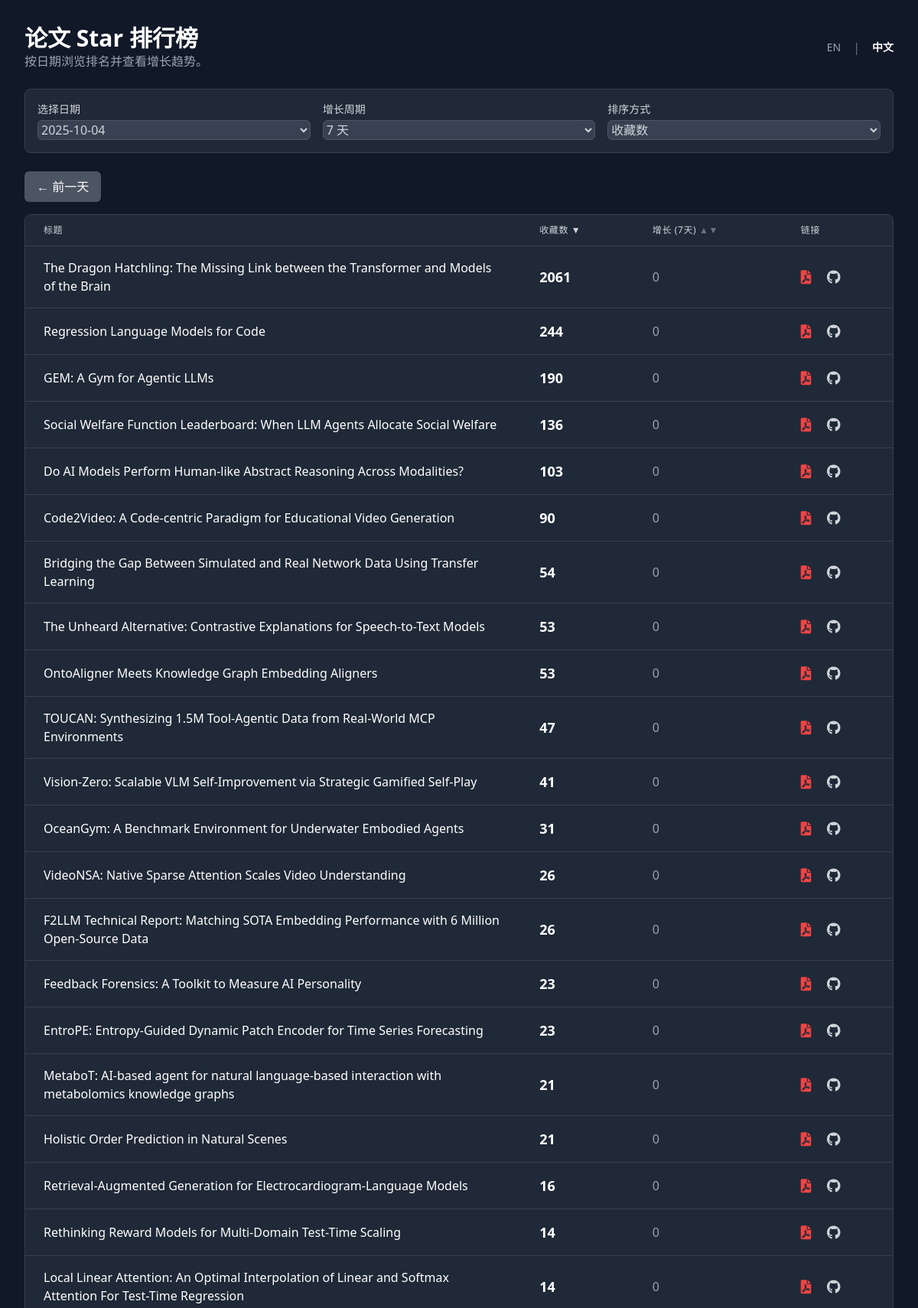
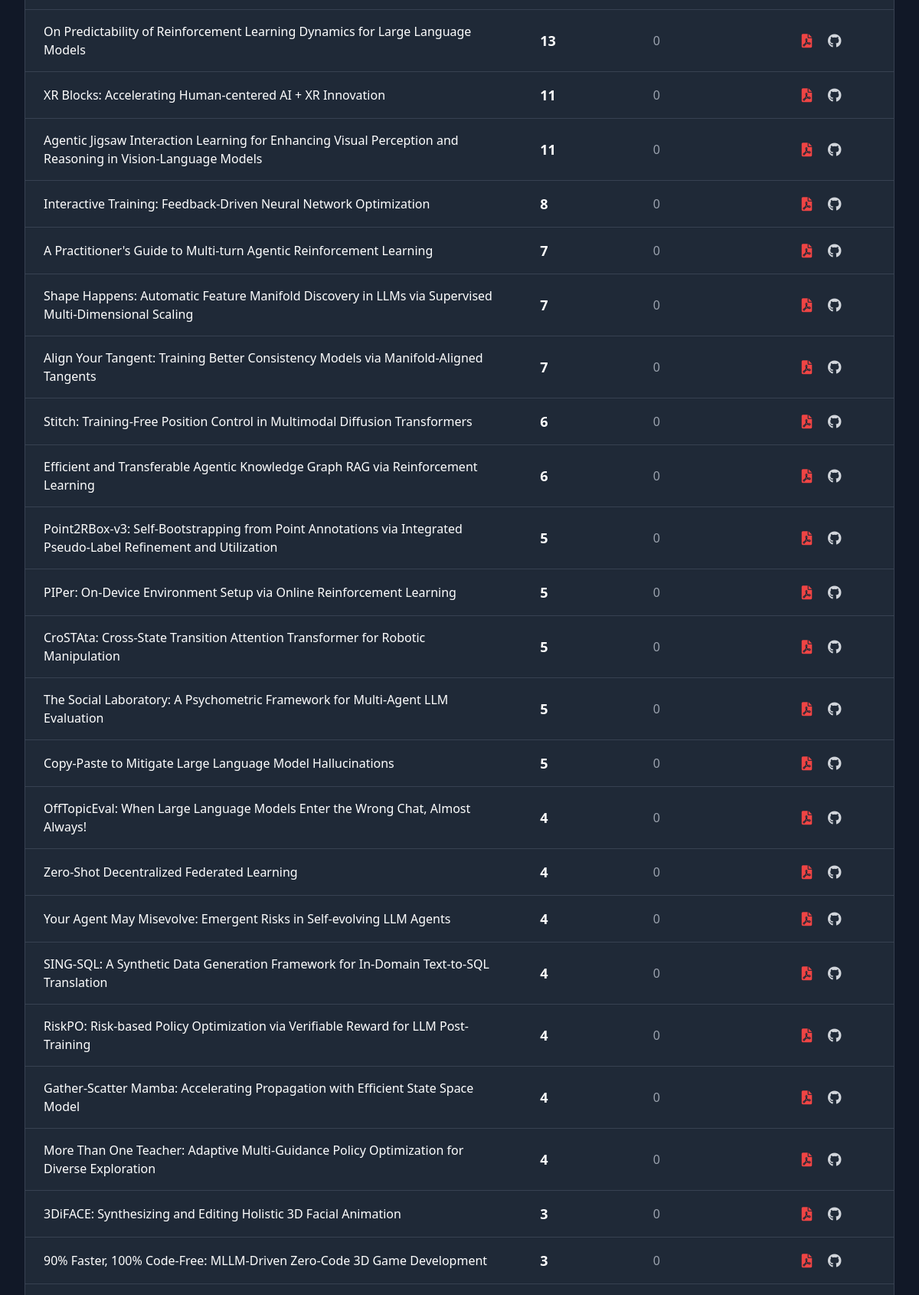
Page /?lang=zh (upper part) on the committed database (2 pictures, top to bottom).
### tables this page shows
CREATE TABLE star_counts (
                id INTEGER PRIMARY KEY AUTOINCREMENT,
                paper_id INTEGER,
                check_date TEXT,
                stars INTEGER,
                FOREIGN KEY (paper_id) REFERENCES papers (id),
                UNIQUE(paper_id, check_date)
            );

CREATE TABLE papers (
                id INTEGER PRIMARY KEY AUTOINCREMENT,
                arxiv_id TEXT UNIQUE NOT NULL,
                title TEXT,
                pdf_link TEXT,
                published_date TEXT,
                github_link TEXT
            );

### app.py (the view)
@app.route("/")
def index():
    db = get_db()
    lang = request.args.get('lang', 'en')
    if lang not in TRANSLATIONS:
        lang = 'en'
    T = TRANSLATIONS[lang]
    if db is None:
        return render_template("index.html", error=T['error_no_db'], T=T, lang=lang)
    cursor = db.cursor()
    cursor.execute("SELECT DISTINCT check_date FROM star_counts ORDER BY check_date DESC")
    available_dates = [row['check_date'] for row in cursor.fetchall()]
    if not available_dates:
        return render_template("index.html", data=[], available_dates=[], T=T, lang=lang, no_data=True)
    selected_date = request.args.get("date", available_dates[0])
    growth_days = int(request.args.get("growth_days", 7))
    sort_by = request.args.get("sort_by", "stars")
    order = request.args.get("order", "desc")
    page = int(request.args.get("page", 1))
    per_page = 50
    order_direction = "ASC" if order.lower() == "asc" else "DESC"
    sort_column = "growth" if sort_by == "growth" else "current_stars"
    query = f"""
        SELECT
            p.title AS "Title",
            p.pdf_link AS "Pdf_Link",
            p.github_link AS "Github_Link",
            p.arxiv_id AS "Arxiv_ID",
            s1.stars AS current_stars,
            (s1.stars - IFNULL(s2.stars, s1.stars)) AS growth
        FROM papers p
        JOIN star_counts s1 ON p.id = s1.paper_id
        LEFT JOIN star_counts s2 ON p.id = s2.paper_id AND s2.check_date = (
            SELECT MAX(check_date)
            FROM star_counts
            WHERE paper_id = p.id AND check_date < DATE(?, '-{growth_days} days')
        )
        WHERE s1.check_date = ?
        ORDER BY {sort_column} {order_direction}, current_stars DESC
    """
    cursor.execute(query, (selected_date, selected_date))
    all_data = cursor.fetchall()
    total_items = len(all_data)
    total_pages = (total_items + per_page - 1) // per_page
    if page > total_pages and total_pages > 0:
        return redirect(url_for_params('index', page=total_pages))
    start_index = (page - 1) * per_page
    end_index = start_index + per_page
    paginated_data = all_data[start_index:end_index]
    prev_date, next_date = None, None
    if selected_date in available_dates:
        current_index = available_dates.index(selected_date)
        if current_index < len(available_dates) - 1:
            prev_date = available_dates[current_index + 1] # Dates are DESC
        if current_index > 0:
            next_date = available_dates[current_index - 1]
    return render_template(
        "index.html",
        data=[dict(row) for row in paginated_data], # Convert rows to dicts
        page=page,
        total_pages=total_pages,
        total_items=total_items,
        start_index=start_index,
        end_index=min(end_index, total_items),
        sort_by=sort_by,
        order=order,
        date_cols=available_dates,
        selected_date=selected_date,
        growth_days=growth_days,
        growth_col_name="growth", # For consistency in template
        prev_date=prev_date,
        next_date=next_date,
        lang=lang,
        T=T
    )

### app.py (called while the page is built)
def get_db():
    if 'db' not in g:
        if not os.path.exists(DATABASE):
            return None # Return None if the database file does not exist
        g.db = sqlite3.connect(DATABASE)
        g.db.row_factory = sqlite3.Row
    return g.db

@app.context_processor
def utility_processor():
    def url_for_params(endpoint, **values):
        args = request.args.copy()
        for key, value in values.items():
            args[key] = value
        return url_for(endpoint, **args)
    return dict(url_for_params=url_for_params)

### templates/index.html (shortened to what this page needs)
<!DOCTYPE html>
<html lang="{{ lang }}">
<head>
    <script src="https://cdn.tailwindcss.com"></script>
    <link href="https://cdnjs.cloudflare.com/ajax/libs/font-awesome/6.0.0-beta3/css/all.min.css" rel="stylesheet">
</head>
<body class="font-sans">
    <div class="container mx-auto p-4 md:p-8 max-w-7xl">
        <header class="flex justify-between items-center mb-6">
            <div>
                <h1 class="text-3xl font-bold text-white">{{ T.main_header }}</h1>
                <p class="text-gray-400">{{ T.sub_header }}</p>
            </div>
            <div class="flex items-center space-x-4">
                <a href="{{ url_for_params('index', lang='en') }}" class="text-sm {{ 'font-bold text-white' if lang == 'en' else 'text-gray-400 hover:text-white' }}">EN</a>
                <span class="text-gray-500">|</span>
                <a href="{{ url_for_params('index', lang='zh') }}" class="text-sm {{ 'font-bold text-white' if lang == 'zh' else 'text-gray-400 hover:text-white' }}">中文</a>
            </div>
        </header>
        {% if error %}
            <div class="card p-4 rounded-lg mb-6 error-message text-center">
                {{ error }}
            </div>
        {% else %}
        <div class="card p-4 rounded-lg mb-6">
            <form method="GET" action="{{ url_for('index') }}" class="grid grid-cols-1 md:grid-cols-3 gap-4 items-end">
                <div>
                    <label for="date" class="block text-sm font-medium mb-1">{{ T.select_date }}</label>
                    <select id="date" name="date" class="form-select w-full rounded-md" onchange="this.form.submit()">
                        {% for d in date_cols %}
                        <option value="{{ d }}" {% if d == selected_date %}selected{% endif %}>{{ d }}</option>
                        {% endfor %}
                    </select>
                </div>
                <div>
                    <label for="growth_days" class="block text-sm font-medium mb-1">{{ T.growth_period }}</label>
                    <select id="growth_days" name="growth_days" class="form-select w-full rounded-md" onchange="this.form.submit()">
                        <option value="7" {% if growth_days == 7 %}selected{% endif %}>7 {{ T.days }}</option>
                    </select>
                </div>
                <div>
                    <label for="sort_by" class="block text-sm font-medium mb-1">{{ T.sort_by }}</label>
                    <select id="sort_by" name="sort_by" class="form-select w-full rounded-md" onchange="this.form.submit()">
                        <option value="stars" {% if sort_by == 'stars' %}selected{% endif %}>{{ T.stars }}</option>
                    </select>
                </div>
            </form>
        </div>
        <div class="flex justify-between items-center my-4">
            {% if prev_date %}
                <a href="{{ url_for_params('index', date=prev_date) }}" class="btn-secondary px-4 py-2 rounded-md">&larr; {{ T.prev_day }}</a>
            {% else %}
                <span></span>
            {% endif %}
        </div>
        <div class="card rounded-lg overflow-x-auto">
            <table class="min-w-full divide-y divide-gray-700">
                <thead class="bg-gray-800">
                    <tr>
                        <th scope="col" class="px-6 py-3 text-left text-xs font-medium uppercase tracking-wider">{{ T.title }}</th>
                        <th scope="col" class="px-6 py-3 text-left text-xs font-medium uppercase tracking-wider">
                            <a href="{{ url_for_params('index', sort_by='stars', order='desc' if order == 'asc' and sort_by == 'stars' else 'asc') }}" class="hover:text-white">
                                {{ T.stars }}
                                {% if sort_by != 'stars' %}
                                    <span class="text-gray-500">&#9650;&#9660;</span>
                                {% elif order == 'desc' %}
                                    <span>&#9660;</span>
                                {% else %}
                                    <span>&#9650;</span>
                                {% endif %}
                            </a>
                        </th>
                        <th scope="col" class="px-6 py-3 text-left text-xs font-medium uppercase tracking-wider">
                             <a href="{{ url_for_params('index', sort_by='growth', order='desc' if order == 'asc' and sort_by == 'growth' else 'asc') }}" class="hover:text-white">
                                {{ T.growth }} ({{ growth_days }}{{ T.day if growth_days == 1 else T.days }})
                                {% if sort_by != 'growth' %}
                                    <span class="text-gray-500">&#9650;&#9660;</span>
                                {% elif order == 'desc' %}
                                    <span>&#9660;</span>
                                {% else %}
                                    <span>&#9650;</span>
                                {% endif %}
                            </a>
                        </th>
                        <th scope="col" class="px-6 py-3 text-left text-xs font-medium uppercase tracking-wider">{{ T.links }}</th>
                    </tr>
                </thead>
                <tbody class="divide-y divide-gray-700">
                    {% if data %}
                        {% for row in data %}
                        <tr class="hover:bg-gray-700/50">
                            <td class="px-6 py-4 whitespace-normal max-w-md">
                                <div class="truncate-multiline font-medium text-white">{{ row.Title }}</div>
                            </td>
                            <td class="px-6 py-4 whitespace-nowrap text-lg font-semibold text-white">{{ row.current_stars | int }}</td>
                            <td class="px-6 py-4 whitespace-nowrap">
                                {% if row.growth is not none and row.growth is number %}
                                    <span class="{{ 'text-green-400' if row.growth > 0 else 'text-red-400' if row.growth < 0 else 'text-gray-400' }}">
                                        {{ '+%d' | format(row.growth | int) if row.growth > 0 else row.growth | int }}
                                    </span>
                                {% else %}
                                    <span class="text-gray-500">N/A</span>
                                {% endif %}
                            </td>
                            <td class="px-6 py-4 whitespace-nowrap text-lg space-x-4">
                                {% if row.Pdf_Link and row.Pdf_Link != 'not_found' %}
                                <a href="{{ row.Pdf_Link }}" target="_blank" title="ArXiv PDF" class="text-red-500 hover:text-red-400"><i class="fas fa-file-pdf"></i></a>
                                {% endif %}
                                {% if row.Github_Link and row.Github_Link != 'not_found' and 'https://' in row.Github_Link %}
                                <a href="{{ row.Github_Link }}" target="_blank" title="GitHub Repository" class="text-gray-300 hover:text-white"><i class="fab fa-github"></i></a>
                                {% endif %}
                            </td>
                        </tr>
                        {% endfor %}
                    {% else %}
                        <tr>
                            <td colspan="4" class="text-center py-10 text-gray-500">{{ T.no_data }}</td>
                        </tr>
                    {% endif %}
                </tbody>
            </table>
        </div>
        {% endif %}
    </div>
</body>
</html>

### templates/index.html (style rules this page uses)
.truncate-multiline { display: -webkit-box; -webkit-line-clamp: 2; -webkit-box-orient: vertical; overflow: hidden; text-overflow: ellipsis; }
body { background-color: #111827; color: #d1d5db; }
.card { background-color: #1f2937; border: 1px solid #374151; }
.form-select, .form-input { background-color: #374151; color: #d1d5db; border: 1px solid #4b5563; }
.btn-secondary { background-color: #4b5563; color: white; transition: background-color 0.3s; }

### rows in the picture
star_counts: Title "The Dragon Hatchling: The Missing Link between the Transformer and Models of the Brain", current_stars "2061", growth "0"
star_counts: Title "Regression Language Models for Code", current_stars "244", growth "0"
star_counts: Title "GEM: A Gym for Agentic LLMs", current_stars "190", growth "0"
star_counts: Title "Social Welfare Function Leaderboard: When LLM Agents Allocate Social Welfare", current_stars "136", growth "0"
star_counts: Title "Do AI Models Perform Human-like Abstract Reasoning Across Modalities?", current_stars "103", growth "0"
star_counts: Title "Code2Video: A Code-centric Paradigm for Educational Video Generation", current_stars "90", growth "0"
star_counts: Title "Bridging the Gap Between Simulated and Real Network Data Using Transfer Learning", current_stars "54", growth "0"
star_counts: Title "The Unheard Alternative: Contrastive Explanations for Speech-to-Text Models", current_stars "53", growth "0"
star_counts: Title "OntoAligner Meets Knowledge Graph Embedding Aligners", current_stars "53", growth "0"
star_counts: Title "TOUCAN: Synthesizing 1.5M Tool-Agentic Data from Real-World MCP Environments", current_stars "47", growth "0"
star_counts: Title "Vision-Zero: Scalable VLM Self-Improvement via Strategic Gamified Self-Play", current_stars "41", growth "0"
star_counts: Title "OceanGym: A Benchmark Environment for Underwater Embodied Agents", current_stars "31", growth "0"
star_counts: Title "VideoNSA: Native Sparse Attention Scales Video Understanding", current_stars "26", growth "0"
star_counts: Title "F2LLM Technical Report: Matching SOTA Embedding Performance with 6 Million Open-Source Data", current_stars "26", growth "0"
star_counts: Title "Feedback Forensics: A Toolkit to Measure AI Personality", current_stars "23", growth "0"
star_counts: Title "EntroPE: Entropy-Guided Dynamic Patch Encoder for Time Series Forecasting", current_stars "23", growth "0"
star_counts: Title "MetaboT: AI-based agent for natural language-based interaction with metabolomics knowledge graphs", current_stars "21", growth "0"
star_counts: Title "Holistic Order Prediction in Natural Scenes", current_stars "21", growth "0"
star_counts: Title "Retrieval-Augmented Generation for Electrocardiogram-Language Models", current_stars "16", growth "0"
star_counts: Title "Rethinking Reward Models for Multi-Domain Test-Time Scaling", current_stars "14", growth "0"
star_counts: Title "Local Linear Attention: An Optimal Interpolation of Linear and Softmax Attention For Test-Time Regression", current_stars "14", growth "0"
star_counts: Title "On Predictability of Reinforcement Learning Dynamics for Large Language Models", current_stars "13", growth "0"
star_counts: Title "XR Blocks: Accelerating Human-centered AI + XR Innovation", current_stars "11", growth "0"
star_counts: Title "Agentic Jigsaw Interaction Learning for Enhancing Visual Perception and Reasoning in Vision-Language Models", current_stars "11", growth "0"
star_counts: Title "Interactive Training: Feedback-Driven Neural Network Optimization", current_stars "8", growth "0"
star_counts: Title "A Practitioner's Guide to Multi-turn Agentic Reinforcement Learning", current_stars "7", growth "0"
star_counts: Title "Shape Happens: Automatic Feature Manifold Discovery in LLMs via Supervised Multi-Dimensional Scaling", current_stars "7", growth "0"
star_counts: Title "Align Your Tangent: Training Better Consistency Models via Manifold-Aligned Tangents", current_stars "7", growth "0"
star_counts: Title "Stitch: Training-Free Position Control in Multimodal Diffusion Transformers", current_stars "6", growth "0"
star_counts: Title "Efficient and Transferable Agentic Knowledge Graph RAG via Reinforcement Learning", current_stars "6", growth "0"
star_counts: Title "Point2RBox-v3: Self-Bootstrapping from Point Annotations via Integrated Pseudo-Label Refinement and Utilization", current_stars "5", growth "0"
star_counts: Title "PIPer: On-Device Environment Setup via Online Reinforcement Learning", current_stars "5", growth "0"
star_counts: Title "CroSTAta: Cross-State Transition Attention Transformer for Robotic Manipulation", current_stars "5", growth "0"
star_counts: Title "The Social Laboratory: A Psychometric Framework for Multi-Agent LLM Evaluation", current_stars "5", growth "0"
star_counts: Title "Copy-Paste to Mitigate Large Language Model Hallucinations", current_stars "5", growth "0"
star_counts: Title "OffTopicEval: When Large Language Models Enter the Wrong Chat, Almost Always!", current_stars "4", growth "0"
star_counts: Title "Zero-Shot Decentralized Federated Learning", current_stars "4", growth "0"
star_counts: Title "Your Agent May Misevolve: Emergent Risks in Self-evolving LLM Agents", current_stars "4", growth "0"
star_counts: Title "SING-SQL: A Synthetic Data Generation Framework for In-Domain Text-to-SQL Translation", current_stars "4", growth "0"
star_counts: Title "RiskPO: Risk-based Policy Optimization via Verifiable Reward for LLM Post-Training", current_stars "4", growth "0"
star_counts: Title "Gather-Scatter Mamba: Accelerating Propagation with Efficient State Space Model", current_stars "4", growth "0"
star_counts: Title "More Than One Teacher: Adaptive Multi-Guidance Policy Optimization for Diverse Exploration", current_stars "4", growth "0"
star_counts: Title "3DiFACE: Synthesizing and Editing Holistic 3D Facial Animation", current_stars "3", growth "0"
star_counts: Title "90% Faster, 100% Code-Free: MLLM-Driven Zero-Code 3D Game Development", current_stars "3", growth "0"

### other values in the picture
{{ T.main_header }} "论文 Star 排行榜"
{{ T.sub_header }} "按日期浏览排名并查看增长趋势。"
{{ T.select_date }} "选择日期"
{{ T.growth_period }} "增长周期"
{{ T.sort_by }} "排序方式"
{{ T.prev_day }} "前一天"
{{ T.title }} "标题"
{{ T.stars }} "收藏数"
{{ T.growth }} "增长"
{{ growth_days }} "7"
{{ T.day if growth_days == 1 else T.days }} "天"
{{ T.links }} "链接"
form field date "2025-10-04"
form field sort_by "收藏数"
